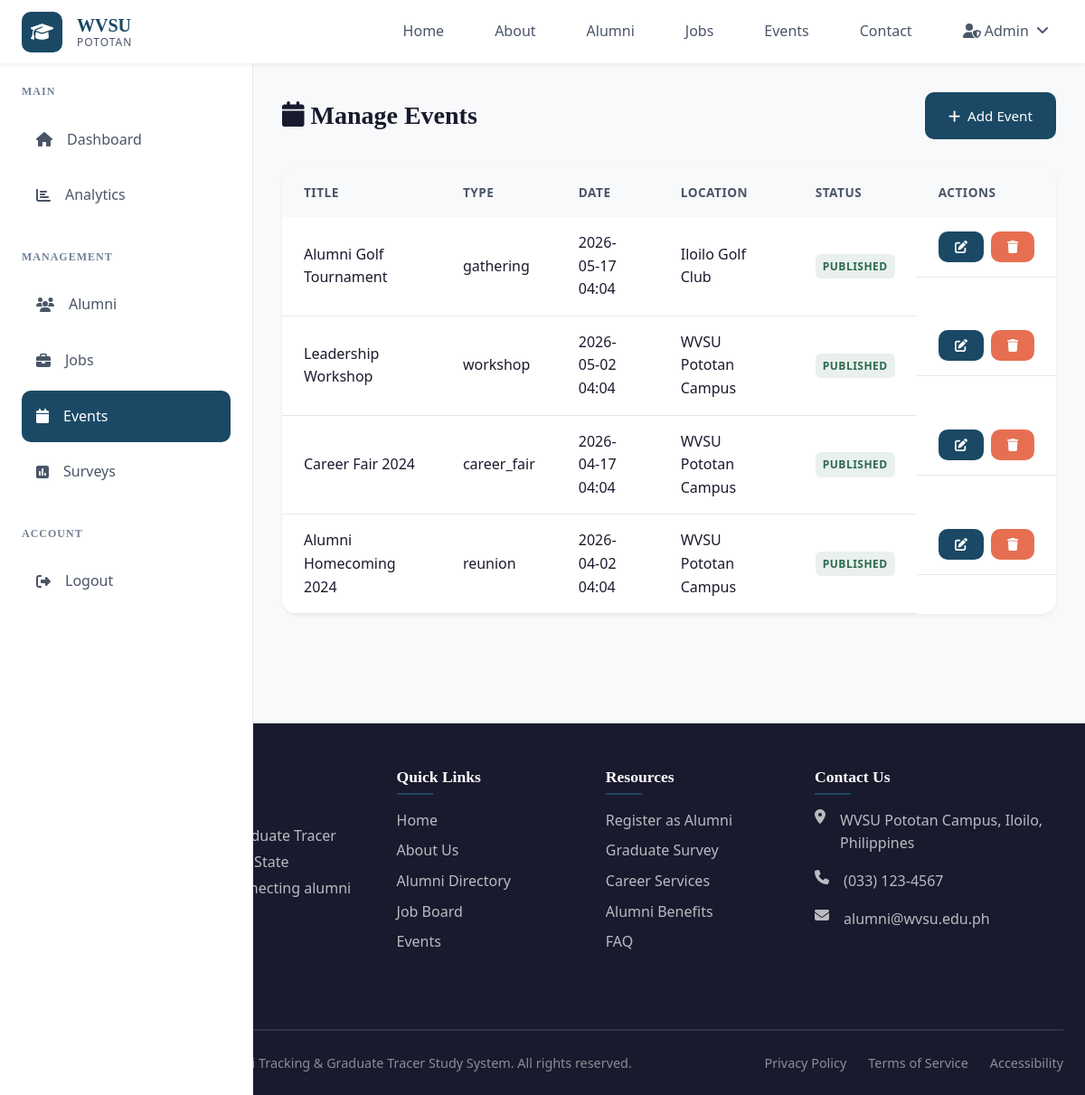
Screenshot of /admin/events (signed in) with the database file from the repository.
### app.py (models this page shows)
class Event(db.Model):
    id = db.Column(db.Integer, primary_key=True)
    title = db.Column(db.String(200), nullable=False)
    description = db.Column(db.Text)
    event_type = db.Column(db.String(50))  # gathering, career_fair, workshop, reunion
    event_date = db.Column(db.DateTime, nullable=False)
    end_date = db.Column(db.DateTime)
    location = db.Column(db.String(200))
    venue = db.Column(db.String(200))
    image = db.Column(db.String(200))
    organizer = db.Column(db.String(100))
    contact_email = db.Column(db.String(120))
    registration_required = db.Column(db.Boolean, default=False)
    max_attendees = db.Column(db.Integer)
    is_published = db.Column(db.Boolean, default=True)
    created_at = db.Column(db.DateTime, default=datetime.utcnow)

### app.py (the view)
@app.route('/admin/events')
@login_required
def admin_events():
    if current_user.role != 'admin':
        flash('Access denied.', 'danger')
        return redirect(url_for('dashboard'))
    events_list = Event.query.order_by(Event.event_date.desc()).all()
    return render_template('admin_events.html', events=events_list)

### app.py (called while the page is built)
@login_manager.user_loader
def load_user(user_id):
    return User.query.get(int(user_id))

### templates/admin_events.html (shortened to what this page needs)
{% extends "base.html" %}
{% block content %}
<div class="dashboard-layout">
    {% include 'admin_sidebar.html' %}
    <div class="main-content">
        <div class="dashboard-header">
            <h1><i class="fas fa-calendar"></i> Manage Events</h1>
            <a href="{{ url_for('admin_add_event') }}" class="btn btn-primary">
                <i class="fas fa-plus"></i> Add Event
            </a>
        </div>
        <div class="table-container">
            <table class="table">
                <thead>
                    <tr>
                        <th>Title</th>
                        <th>Type</th>
                        <th>Date</th>
                        <th>Location</th>
                        <th>Status</th>
                        <th>Actions</th>
                    </tr>
                </thead>
                <tbody>
                    {% for event in events %}
                    <tr>
                        <td>{{ event.title }}</td>
                        <td>{{ event.event_type }}</td>
                        <td>{{ event.event_date.strftime('%Y-%m-%d %H:%M') }}</td>
                        <td>{{ event.location }}</td>
                        <td>
                            {% if event.is_published %}
                            <span class="badge badge-success">Published</span>
                            {% else %}
                            <span class="badge badge-warning">Draft</span>
                            {% endif %}
                        </td>
                        <td class="table-actions">
                            <a href="{{ url_for('admin_edit_event', event_id=event.id) }}" class="btn btn-sm btn-primary">
                                <i class="fas fa-edit"></i>
                            </a>
                            <form method="POST" action="{{ url_for('admin_delete_event', event_id=event.id) }}" style="display:inline;" onsubmit="return confirm('Are you sure you want to delete this event?');">
                                <button type="submit" class="btn btn-sm btn-danger">
                                    <i class="fas fa-trash"></i>
                                </button>
                            </form>
                        </td>
                    </tr>
                    {% endfor %}
                </tbody>
            </table>
        </div>
    </div>
</div>
{% endblock %}

### static/css/style.css (style rules this page uses)
:root { --primary: #1B4965; --primary-dark: #153a52; --primary-light: #2a5f7f; --secondary: #5FA8D3; --accent: #CAE9FF; --highlight: #62B6CB; --success: #2D6A4F; --success-light: #40916C; --warning: #E9C46A; --danger: #E76F51; --danger-light: #f4a261; --bg-body: #F8F9FA; --bg-card: #FFFFFF; --bg-dark: #1A1A2E; --text-primary: #1A1A2E; --text-secondary: #4a5568; --text-muted: #718096; --border-color: #E2E8F0; --border-light: #EDF2F7; --font-heading: 'Georgia', serif; --font-body: 'Segoe UI', Tahoma, Geneva, Verdana, sans-serif; --space-xs: 0.25rem; --space-sm: 0.5rem; --space-md: 1rem; --space-lg: 1.5rem; --space-xl: 2rem; --space-xxl: 3rem; --shadow-sm: 0 2px 4px rgba(0, 0, 0, 0.06); --shadow-md: 0 4px 12px rgba(0, 0, 0, 0.1); --shadow-lg: 0 8px 24px rgba(0, 0, 0, 0.12); --radius-sm: 6px; --radius-md: 10px; --radius-lg: 16px; --radius-xl: 24px; --radius-full: 50%; --transition-fast: 0.15s ease; --transition-base: 0.3s ease; --navbar-height: 70px; --sidebar-width: 280px; --max-width: 1400px; }
*, *::before, *::after { box-sizing: border-box; margin: 0; padding: 0; }
html { scroll-behavior: smooth; }
body { font-family: var(--font-body); font-size: 16px; line-height: 1.6; color: var(--text-primary); background-color: var(--bg-body); min-height: 100vh; }
a { text-decoration: none; color: inherit; transition: var(--transition-base); }
button, input, textarea, select { font-family: inherit; font-size: inherit; }
h1, h2, h3, h4, h5, h6 { font-family: var(--font-heading); font-weight: 600; line-height: 1.3; color: var(--text-primary); }
h1 { font-size: 2.5rem; }
.btn { display: inline-flex; align-items: center; justify-content: center; gap: var(--space-sm); padding: 0.75rem 1.5rem; font-weight: 500; font-size: 0.95rem; border: 2px solid transparent; border-radius: var(--radius-md); cursor: pointer; transition: var(--transition-base); text-align: center; white-space: nowrap; }
.btn-primary { background: var(--primary); color: white; border-color: var(--primary); }
.btn-danger { background: var(--danger); color: white; border-color: var(--danger); }
.btn-sm { padding: 0.5rem 1rem; font-size: 0.875rem; }
.dashboard-layout { display: flex; min-height: 100vh; padding-top: var(--navbar-height); }
.main-content { flex: 1; margin-left: var(--sidebar-width); padding: var(--space-xl); background: var(--bg-body); }
.dashboard-header { display: flex; justify-content: space-between; align-items: center; margin-bottom: var(--space-xl); }
.dashboard-header h1 { font-size: 1.75rem; }
.table-container { background: var(--bg-card); border-radius: var(--radius-lg); box-shadow: var(--shadow-sm); overflow: hidden; }
.table { width: 100%; border-collapse: collapse; }
.table th, .table td { padding: var(--space-md) var(--space-lg); text-align: left; }
.table th { background: var(--bg-body); font-weight: 600; font-size: 0.85rem; text-transform: uppercase; letter-spacing: 0.5px; color: var(--text-secondary); }
.table td { border-bottom: 1px solid var(--border-color); }
.table-actions { display: flex; gap: var(--space-sm); }
.badge { display: inline-flex; align-items: center; padding: var(--space-xs) var(--space-sm); font-size: 0.75rem; font-weight: 600; border-radius: var(--radius-sm); text-transform: uppercase; letter-spacing: 0.5px; }
.badge-success { background: rgba(45, 106, 79, 0.1); color: var(--success); }

### rows the page displays
Event: title "Alumni Golf Tournament", event_type "gathering", event_date "2026-05-17 04:04", location "Iloilo Golf Club", is_published "PUBLISHED"
Event: title "Leadership Workshop", event_type "workshop", event_date "2026-05-02 04:04", location "WVSU Pototan Campus", is_published "PUBLISHED"
Event: title "Career Fair 2024", event_type "career_fair", event_date "2026-04-17 04:04", location "WVSU Pototan Campus", is_published "PUBLISHED"
Event: title "Alumni Homecoming 2024", event_type "reunion", event_date "2026-04-02 04:04", location "WVSU Pototan Campus", is_published "PUBLISHED"
